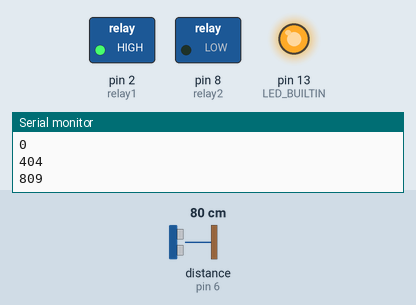
Recording of a sketch running on a simulated Arduino Uno, built with avr-gcc and run on an emulated ATmega328P. On the bench: switched loads named in the sketch (green lamp = pin HIGH), output pins drawn as LEDs (lit = HIGH), the last lines printed to the serial monitor. Wiring (inferred from the names in the program): ultrasonic range finder: trigger pin 7; echo pin 6. The test bench sets the inputs (shaded band); at power-on: distance to the obstacle (sensor on pin 6) 80 cm. The echo pulse lasts 58.3 µs per cm; pins used as bus, display or sensor lines are not drawn.

Above: at 1.2 s.
1.3 s: distance to the obstacle (sensor on pin 6) set to 66 cm
At 2.7 s:
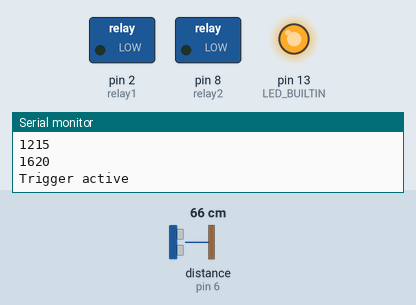
Timing chart, 0 to 4.3 s (numbered marks = the images above; inputs shaded):
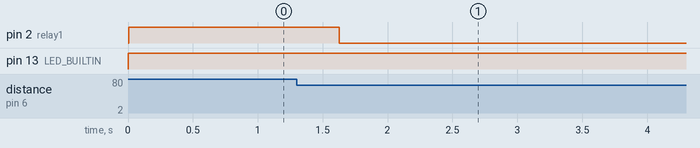

Measured:
- the behaviour switches between 70 and 69 cm on distance to the obstacle (sensor on pin 6) (found by bisection; images 0 and 1)
- after the input at 1.3 s, pin 2 (relay1): HIGH → LOW after 0.33 s

The sketch:

Script.ino.ino
```cpp
const int pingPin = 7; // Trigger Pin of Ultrasonic Sensor
const int echoPin = 6; // Echo Pin of Ultrasonic Sensor
const int relay1 = 2;
const int relay2 = 8;
long startTime = millis();
int timer=0;
bool state=0;

void setup() {
   Serial.begin(9600); // Starting Serial Terminal
   pinMode(LED_BUILTIN, OUTPUT);
   pinMode(relay1, OUTPUT);
   pinMode(relay2, OUTPUT);
}

void loop() {
   Serial.println(millis() - startTime);
   if((millis()- startTime) <= 43200000){ // replace this with 43200000 => 12 hrs
    digitalWrite(LED_BUILTIN, HIGH);
    digitalWrite(relay2, LOW);
   }
   else if((millis()- startTime) <= 86400000){ // 86400000
    digitalWrite(LED_BUILTIN, LOW);
    digitalWrite(relay2, HIGH);
   }
   else{
    startTime = millis();
    //digitalWrite(LED_BUILTIN, LOW);
   }
   long duration, inches, cm;
   pinMode(pingPin, OUTPUT);
   digitalWrite(pingPin, LOW);
   delayMicroseconds(2);
   digitalWrite(pingPin, HIGH);
   delayMicroseconds(10);
   digitalWrite(pingPin, LOW);
   pinMode(echoPin, INPUT);
   duration = pulseIn(echoPin, HIGH);
   inches = microsecondsToInches(duration);
   cm = microsecondsToCentimeters(duration);
   if(cm < 70){
    //digitalWrite(LED_BUILTIN, HIGH);
    digitalWrite(relay1, LOW);
    Serial.println("Trigger active");

    delay(25000);
    Serial.println("Trigger INacitve");
   }
   else{
    //digitalWrite(LED_BUILTIN, LOW);
    digitalWrite(relay1, HIGH);
   }
   delay(400);

}


long microsecondsToInches(long microseconds) {
   return microseconds / 74 / 2;
}

long microsecondsToCentimeters(long microseconds) {
   return microseconds / 29 / 2;
}
```
